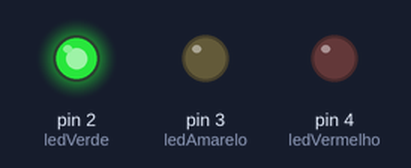
The sketch below on a simulated Arduino Uno, built with avr-gcc and run on an emulated ATmega328P. Parts: output pins drawn as LEDs (lit = HIGH).

Above: at 2.5 s.
At 6.0 s:
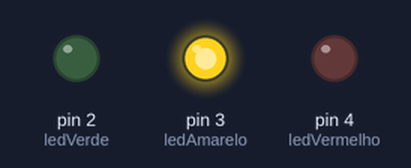
At 9.5 s:
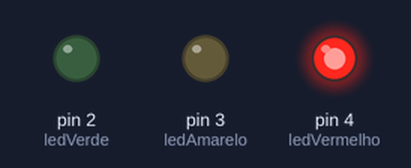
Timing chart, 0 to 15.6 s (numbered marks = the images above):
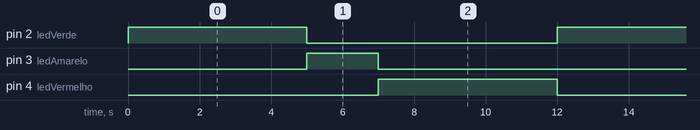

Measured:
- by itself, pin 2 (ledVerde), pin 4 (ledVermelho): alternates HIGH for 5.0 s and LOW for 7.0 s
- by itself, pin 3 (ledAmarelo): alternates HIGH for 2.0 s and LOW for 10.0 s
- by itself, everything shown: repeats every 12.0 s, in 3 steps

The sketch:

semaforo.ino
```cpp
const int ledVerde = 2;
const int ledAmarelo = 3;
const int ledVermelho = 4;

void setup() {
  pinMode(ledVerde, OUTPUT);
  pinMode(ledAmarelo, OUTPUT);
  pinMode(ledVermelho, OUTPUT);
}

void loop() {
  digitalWrite(ledVerde, HIGH);
  digitalWrite(ledAmarelo, LOW);
  digitalWrite(ledVermelho, LOW);
  delay(5000);

  digitalWrite(ledVerde, LOW);
  digitalWrite(ledAmarelo, HIGH);
  digitalWrite(ledVermelho, LOW);
  delay(2000);

  digitalWrite(ledVerde, LOW);
  digitalWrite(ledAmarelo, LOW);
  digitalWrite(ledVermelho, HIGH);
  delay(5000);
}
```
